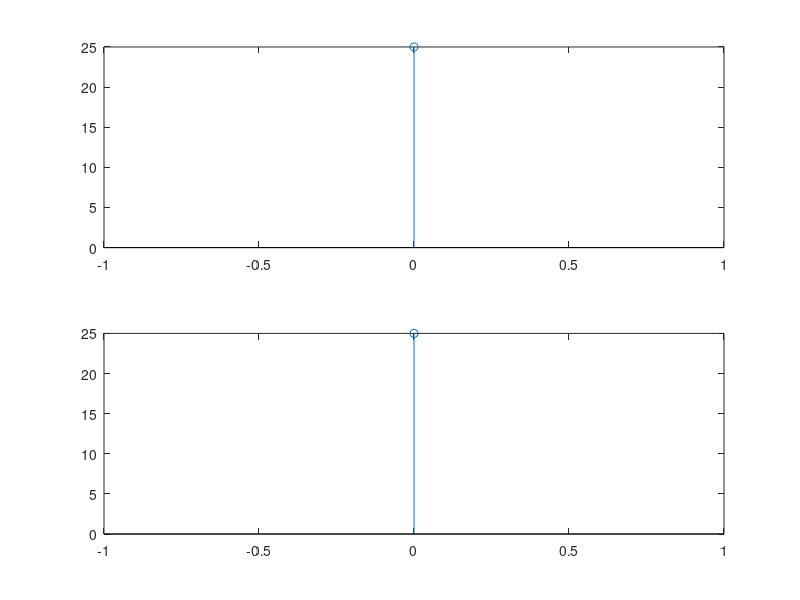

The MATLAB script that drew this image:
clc;
clear all;
close all;
x1=input('Enter the first sequence');
x2=input('Enter the second sequence');
N1=length(x1);
X3=zeros(1,N1);
for m=1:N1
    for n=1:N1
        X3(m)=X3(m)+x1(n).*x2(mod((m-n),N1)+1);
    end
end
disp(X3);
n1=0:length(X3)-1;
subplot(2,1,1);
stem(n1,X3);
N2=length(x2);
X1=fft(x1,N1);
X2=fft(x2,N2);
X7=X1.*X2;
N3=length(X7);
X8=ifft(X7,N3);
if (X3==X8)
    disp('LHS=RHS');
end
n2=0:length(X8)-1;
subplot(2,1,2);
stem(n2,X8);
disp(X8);
